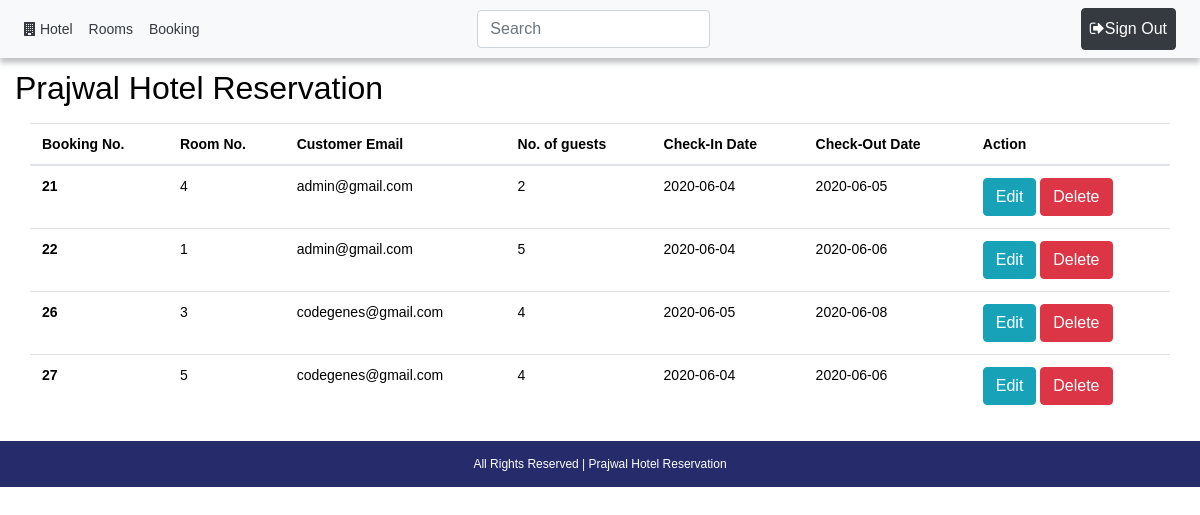
/components/booking/view.php (signed in), run on the app's committed database.
### tables this page shows
CREATE TABLE `booking` (
  `id` int(11) NOT NULL,
  `customer_email` varchar(64) NOT NULL,
  `room_no` int(255) NOT NULL,
  `check_in` date NOT NULL,
  `check_out` date DEFAULT NULL,
  `adults_num` int(11) NOT NULL,
  `children_num` int(11) NOT NULL,
  `clear_bill` tinyint(1) NOT NULL DEFAULT 0
);

### components/booking/view.php (the view, shortened to what this page needs)
<?php
$path = $_SERVER['DOCUMENT_ROOT'];
$path .= "/hotel/";
require_once($path . 'connect.php');
if ($_SESSION['role'] == 'admin') {
	$ReadSql = "SELECT * FROM `booking` ORDER BY id";
} else {
	$email = $_SESSION['email'];
	$ReadSql = "SELECT * FROM `booking` WHERE customer_email='$email' ORDER BY id";
}
$res = mysqli_query($connection, $ReadSql);
?>
<?php require($path . 'templates/header.php') ?>
<div class="container-fluid my-4">
	<div class="row my-2">
		<h2>Prajwal Hotel Reservation</h2>
	</div>
	<table class="table ">
		<thead>
			<tr>
				<th>Booking No.</th>
				<th>Room No.</th>
				<th>Customer Email</th>
				<th>No. of guests</th>
				<th>Check-In Date</th>
				<th>Check-Out Date</th>
				<th>Action</th>
			</tr>
		</thead>
		<tbody>
			<?php
			while ($r = mysqli_fetch_assoc($res)) {
			?>
				<tr>
					<th scope="row"><?php echo $r["id"]; ?></th>
					<td><?php echo $r["room_no"]; ?></td>
					<td><?php echo $r["customer_email"]; ?></td>
					<td><?php echo ($r["adults_num"] + $r["children_num"]); ?></td>
					<td><?php echo $r["check_in"]; ?></td>
					<td><?php echo $r["check_out"]; ?></td>
					<td>
						<a href="update.php?id=<?php echo $r["id"]; ?>"><button type="button" class="btn btn-info">Edit</button></a>
						<button type="button" class="btn btn-danger btn-xs" data-toggle="modal" data-target="#myModal">Delete</button>
					</td>
				</tr>
			<?php } ?>
		</tbody>
	</table>
</div>
<?php require($path . 'templates/footer.php') ?>

### css/style.css (style rules this page uses)
* { color: black; }
html, body { height: 100%; }

### templates/header.php (style rules this page uses)
body { font: 14px sans-serif; }

### data on the page
booking: id "21", room_no "4", customer_email "admin@gmail.com", $r["adults_num"] + $r["children_num"] "2", check_in "2020-06-04", check_out "2020-06-05"
booking: id "22", room_no "1", customer_email "admin@gmail.com", $r["adults_num"] + $r["children_num"] "5", check_in "2020-06-04", check_out "2020-06-06"
booking: id "26", room_no "3", customer_email "codegenes@gmail.com", $r["adults_num"] + $r["children_num"] "4", check_in "2020-06-05", check_out "2020-06-08"
booking: id "27", room_no "5", customer_email "codegenes@gmail.com", $r["adults_num"] + $r["children_num"] "4", check_in "2020-06-04", check_out "2020-06-06"
